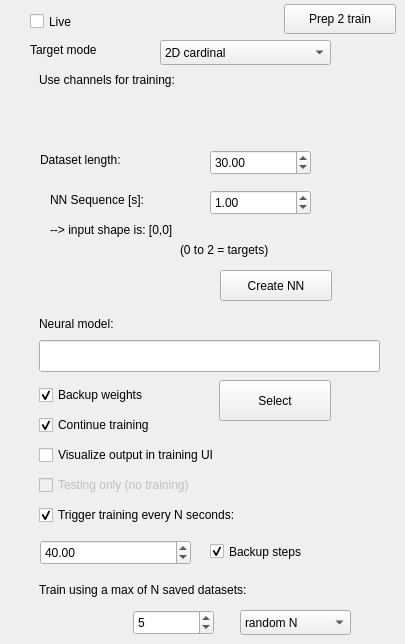
        <widget class="QWidget" name="training_tab">
         <attribute name="title">
          <string>NNTrain</string>
         </attribute>
         <widget class="QLabel" name="label_38">
          <property name="geometry">
           <rect>
            <x>30</x>
            <y>40</y>
            <width>121</width>
            <height>19</height>
           </rect>
          </property>
          <property name="text">
           <string>Target mode</string>
          </property>
         </widget>
         <widget class="QComboBox" name="train_target_mode_comboBox">
          <property name="geometry">
           <rect>
            <x>160</x>
            <y>40</y>
            <width>171</width>
            <height>25</height>
           </rect>
          </property>
          <item>
           <property name="text">
            <string>2D cardinal</string>
           </property>
          </item>
          <item>
           <property name="text">
            <string>2D any</string>
           </property>
          </item>
         </widget>
         <widget class="QLabel" name="label_39">
          <property name="geometry">
           <rect>
            <x>39</x>
            <y>70</y>
            <width>281</width>
            <height>19</height>
           </rect>
          </property>
          <property name="text">
           <string>Use channels for training:</string>
          </property>
         </widget>
         <widget class="QWidget" name="verticalLayoutWidget_3">
          <property name="geometry">
           <rect>
            <x>39</x>
            <y>100</y>
            <width>351</width>
            <height>31</height>
           </rect>
          </property>
          <layout class="QVBoxLayout" name="train_comboBoxWidgetLayout">
           <property name="sizeConstraint">
            <enum>QLayout::SetMaximumSize</enum>
           </property>
          </layout>
         </widget>
         <widget class="QCheckBox" name="train_test_only_checkBox">
          <property name="enabled">
           <bool>false</bool>
          </property>
          <property name="geometry">
           <rect>
            <x>39</x>
            <y>470</y>
            <width>301</width>
            <height>30</height>
           </rect>
          </property>
          <property name="text">
           <string>Testing only (no training)</string>
          </property>
          <property name="checked">
           <bool>false</bool>
          </property>
         </widget>
         <widget class="QLineEdit" name="train_filename_lineEdit">
          <property name="geometry">
           <rect>
            <x>39</x>
            <y>340</y>
            <width>341</width>
            <height>32</height>
           </rect>
          </property>
         </widget>
         <widget class="QPushButton" name="train_select_file_pushButton">
          <property name="geometry">
           <rect>
            <x>219</x>
            <y>380</y>
            <width>112</width>
            <height>41</height>
           </rect>
          </property>
          <property name="text">
           <string>Select</string>
          </property>
         </widget>
         <widget class="QCheckBox" name="train_continue_training_checkBox">
          <property name="geometry">
           <rect>
            <x>39</x>
            <y>410</y>
            <width>261</width>
            <height>30</height>
           </rect>
          </property>
          <property name="text">
           <string>Continue training</string>
          </property>
          <property name="checked">
           <bool>true</bool>
          </property>
         </widget>
         <widget class="QCheckBox" name="train_viz_output_checkBox">
          <property name="geometry">
           <rect>
            <x>39</x>
            <y>440</y>
            <width>281</width>
            <height>30</height>
           </rect>
          </property>
          <property name="text">
           <string>Visualize output in training UI</string>
          </property>
          <property name="checked">
           <bool>false</bool>
          </property>
         </widget>
         <widget class="QCheckBox" name="train_backup_weights_checkBox">
          <property name="geometry">
           <rect>
            <x>39</x>
            <y>380</y>
            <width>201</width>
            <height>30</height>
           </rect>
          </property>
          <property name="text">
           <string>Backup weights</string>
          </property>
          <property name="checked">
           <bool>true</bool>
          </property>
         </widget>
         <widget class="QCheckBox" name="train_regularly_checkBox">
          <property name="geometry">
           <rect>
            <x>39</x>
            <y>500</y>
            <width>301</width>
            <height>30</height>
           </rect>
          </property>
          <property name="text">
           <string>Trigger training every N seconds:</string>
          </property>
          <property name="checked">
           <bool>true</bool>
          </property>
         </widget>
         <widget class="QDoubleSpinBox" name="train_record_set_doubleSpinBox">
          <property name="geometry">
           <rect>
            <x>40</x>
            <y>540</y>
            <width>151</width>
            <height>25</height>
           </rect>
          </property>
          <property name="maximum">
           <double>9999.000000000000000</double>
          </property>
          <property name="value">
           <double>40.000000000000000</double>
          </property>
         </widget>
         <widget class="QLabel" name="label_40">
          <property name="geometry">
           <rect>
            <x>39</x>
            <y>580</y>
            <width>301</width>
            <height>19</height>
           </rect>
          </property>
          <property name="text">
           <string>Train using a max of N saved datasets:</string>
          </property>
         </widget>
         <widget class="QComboBox" name="train_dataset_select_comboBox">
          <property name="geometry">
           <rect>
            <x>240</x>
            <y>610</y>
            <width>111</width>
            <height>25</height>
           </rect>
          </property>
          <item>
           <property name="text">
            <string>random N</string>
           </property>
          </item>
          <item>
           <property name="text">
            <string>last N</string>
           </property>
          </item>
         </widget>
         <widget class="QSpinBox" name="train_datasets_spinBox">
          <property name="geometry">
           <rect>
            <x>133</x>
            <y>610</y>
            <width>81</width>
            <height>25</height>
           </rect>
          </property>
          <property name="minimum">
           <number>1</number>
          </property>
          <property name="value">
           <number>5</number>
          </property>
         </widget>
         <widget class="QCheckBox" name="train_backup_steps_checkBox">
          <property name="geometry">
           <rect>
            <x>210</x>
            <y>540</y>
            <width>161</width>
            <height>23</height>
           </rect>
          </property>
          <property name="text">
           <string>Backup steps</string>
          </property>
          <property name="checked">
           <bool>true</bool>
          </property>
         </widget>
         <widget class="QCheckBox" name="trainLive_checkBox">
          <property name="geometry">
           <rect>
            <x>30</x>
            <y>10</y>
            <width>301</width>
            <height>23</height>
           </rect>
          </property>
          <property name="text">
           <string>Live</string>
          </property>
          <property name="checked">
           <bool>false</bool>
          </property>
         </widget>
         <widget class="QDoubleSpinBox" name="train_sequence_doubleSpinBox">
          <property name="geometry">
           <rect>
            <x>210</x>
            <y>190</y>
            <width>101</width>
            <height>25</height>
           </rect>
          </property>
          <property name="maximum">
           <double>30.000000000000000</double>
          </property>
          <property name="value">
           <double>1.000000000000000</double>
          </property>
         </widget>
         <widget class="QLabel" name="label_41">
          <property name="geometry">
           <rect>
            <x>50</x>
            <y>190</y>
            <width>151</width>
            <height>19</height>
           </rect>
          </property>
          <property name="text">
           <string>NN Sequence [s]:</string>
          </property>
         </widget>
         <widget class="QLabel" name="train_input_shape_label">
          <property name="geometry">
           <rect>
            <x>50</x>
            <y>220</y>
            <width>261</width>
            <height>19</height>
           </rect>
          </property>
          <property name="text">
           <string>--&gt; input shape is: [0,0]</string>
          </property>
         </widget>
         <widget class="QLabel" name="label_42">
          <property name="geometry">
           <rect>
            <x>40</x>
            <y>150</y>
            <width>151</width>
            <height>19</height>
           </rect>
          </property>
          <property name="text">
           <string>Dataset length:</string>
          </property>
         </widget>
         <widget class="QDoubleSpinBox" name="train_dataset_len_doubleSpinBox">
          <property name="geometry">
           <rect>
            <x>210</x>
            <y>150</y>
            <width>101</width>
            <height>25</height>
           </rect>
          </property>
          <property name="maximum">
           <double>9000.000000000000000</double>
          </property>
          <property name="value">
           <double>30.000000000000000</double>
          </property>
         </widget>
         <widget class="QLabel" name="train_input_shape_label_2">
          <property name="geometry">
           <rect>
            <x>180</x>
            <y>240</y>
            <width>211</width>
            <height>20</height>
           </rect>
          </property>
          <property name="text">
           <string>(0 to 2 = targets)</string>
          </property>
         </widget>
         <widget class="QLabel" name="train_input_shape_label_3">
          <property name="geometry">
           <rect>
            <x>39</x>
            <y>310</y>
            <width>281</width>
            <height>27</height>
           </rect>
          </property>
          <property name="text">
           <string>Neural model:</string>
          </property>
         </widget>
         <widget class="QPushButton" name="prep2train_pushButton">
          <property name="geometry">
           <rect>
            <x>284</x>
            <y>4</y>
            <width>112</width>
            <height>30</height>
           </rect>
          </property>
          <property name="text">
           <string>Prep 2 train</string>
          </property>
         </widget>
         <widget class="QPushButton" name="train_create_nn_pushButton">
          <property name="geometry">
           <rect>
            <x>220</x>
            <y>270</y>
            <width>112</width>
            <height>31</height>
           </rect>
          </property>
          <property name="text">
           <string>Create NN</string>
          </property>
         </widget>
        </widget>
